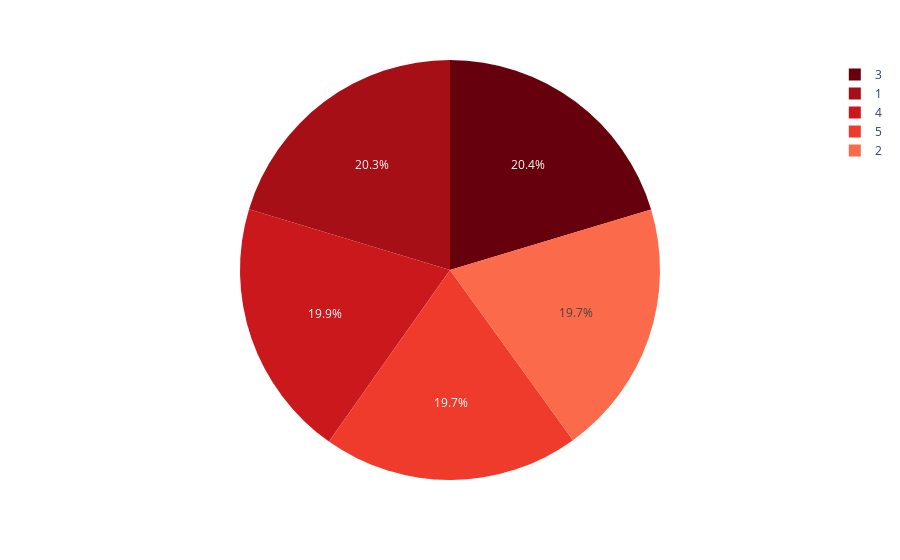

Here is the notebook cell this chart was saved with:
### Markdown cell above
Customer Rating

### Code cell
rate = data_numeric['Customer_rating'].value_counts().reset_index()
rate.columns = ['Rating', 'Value']
fig = px.pie(
    rate,
    names='Rating',
    values='Value',
    color_discrete_sequence=px.colors.sequential.Reds_r
)
fig.update_traces(textinfo='percent')
fig.show()

### Figure 1 — Plotly figure (JSON) as saved in the notebook; plotly's stock layout.template omitted (floating-point values rounded to 4 significant figures)
{"data": [{"domain": {"x": [0, 1], "y": [0, 1]}, "hovertemplate": "Rating=%{label}<br>Value=%{value}<extra></extra>", "labels": [3, 1, 4, 5, 2], "legendgroup": "", "name": "", "showlegend": true, "textinfo": "percent", "type": "pie", "values": [2239, 2235, 2189, 2171, 2165]}], "layout": {"legend": {"tracegroupgap": 0}, "margin": {"t": 60}, "piecolorway": ["rgb(103,0,13)", "rgb(165,15,21)", "rgb(203,24,29)", "rgb(239,59,44)", "rgb(251,106,74)", "rgb(252,146,114)", "rgb(252,187,161)", "rgb(254,224,210)", "rgb(255,245,240)"]}}
